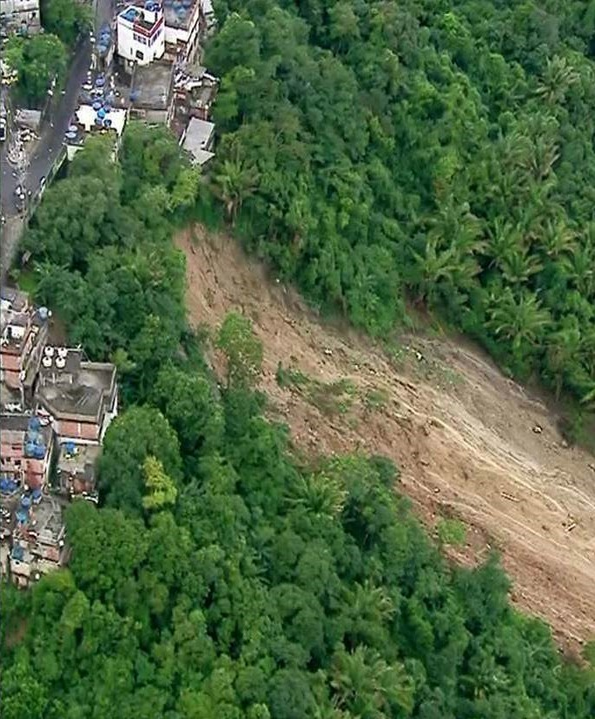
#> input picture img-proc-amanda/teste2-Depois.png, 595 x 719 px
$ python SepararBandas_BarragemDepois.py
#> lines starting #> are read from the running program, lines starting #| are printed output that depends on the picture
# -*- coding: utf-8 -*-
"""
Created on Wed Sep 16 10:50:47 2020

@author: Amanda
"""

import numpy as np
import cv2

img = cv2.imread('teste2-Depois.png')
#> img is the input picture: shape (719, 595, 3); mean B, G, R 68, 103.4, 80.6
# cv2.imwrite("BarragemDepois.png", img)

canalAzul, canalVerde, canalVermelho = cv2.split(img)
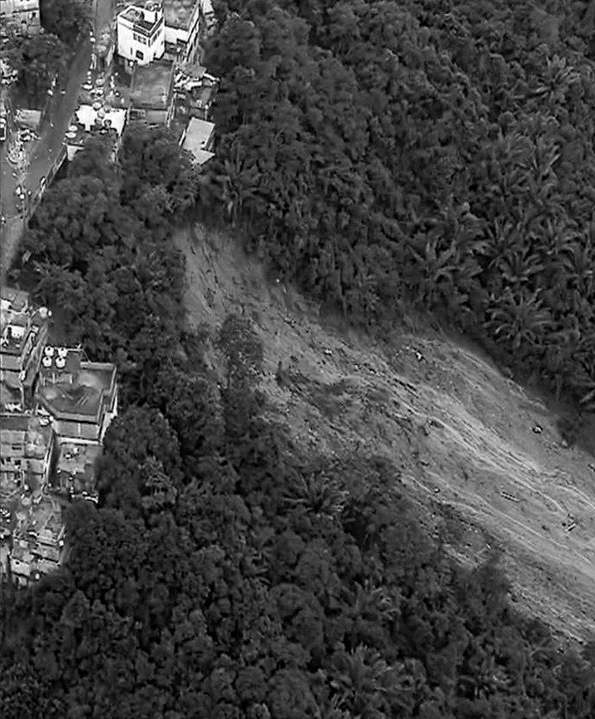
#> canalAzul: shape (719, 595); min 0, max 255, mean 68
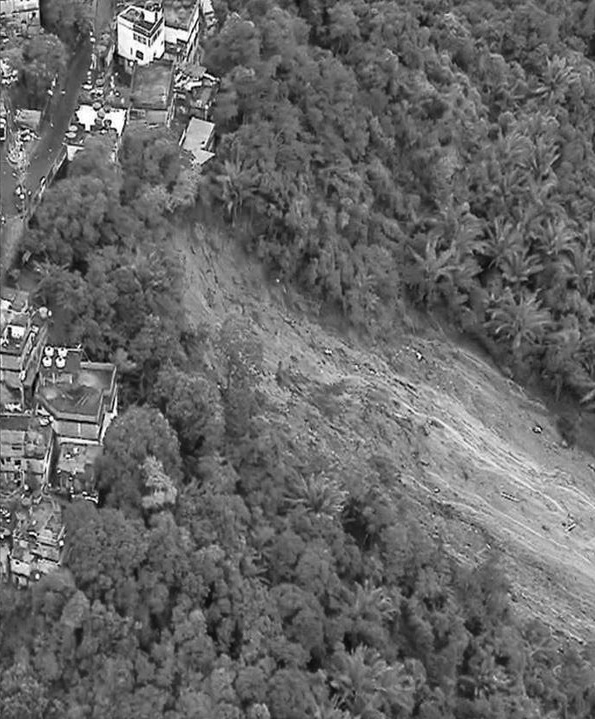
#> canalVerde: shape (719, 595); min 0, max 255, mean 103.4
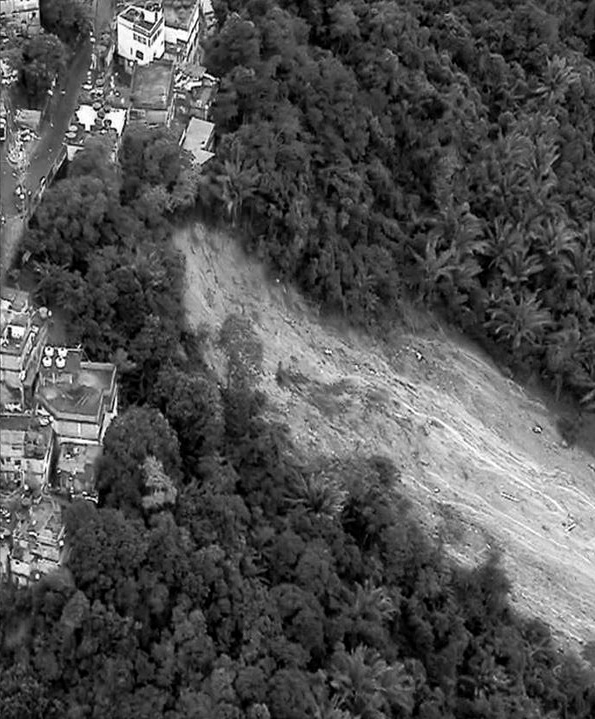
#> canalVermelho: shape (719, 595); min 0, max 255, mean 80.6

zeros = np.zeros(img.shape[:2], dtype = "uint8")

#-----------------------------------------------------------------------------

Banda_R = cv2.merge([zeros, zeros,canalVermelho])
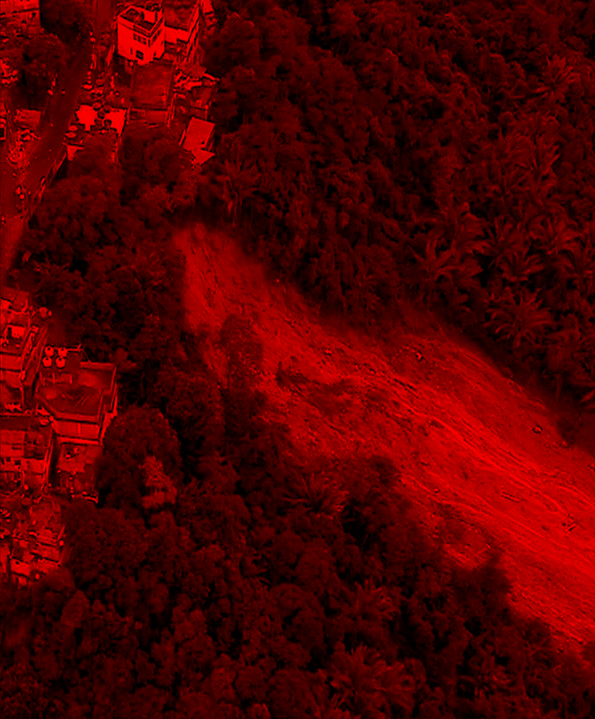
#> Banda_R: shape (719, 595, 3); mean of channels 0, 1, 2 0, 0, 80.6; drawn as B, G, R

cv2.imshow("Vermelho", Banda_R)

cv2.imwrite("Banda_R1_Depois.png", Banda_R)

#-----------------------------------------------------------------------------

Banda_G = cv2.merge([zeros, canalVerde, zeros])
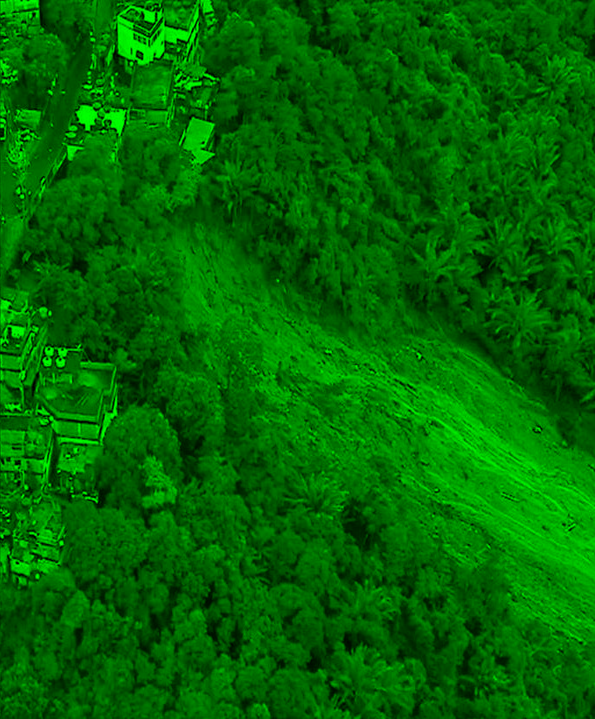
#> Banda_G: shape (719, 595, 3); mean of channels 0, 1, 2 0, 103.4, 0; drawn as B, G, R

cv2.imshow("Verde", Banda_G)

cv2.imwrite("Banda_G1_Depois.png", Banda_G)

#-----------------------------------------------------------------------------

Banda_B = cv2.merge([canalAzul, zeros, zeros])
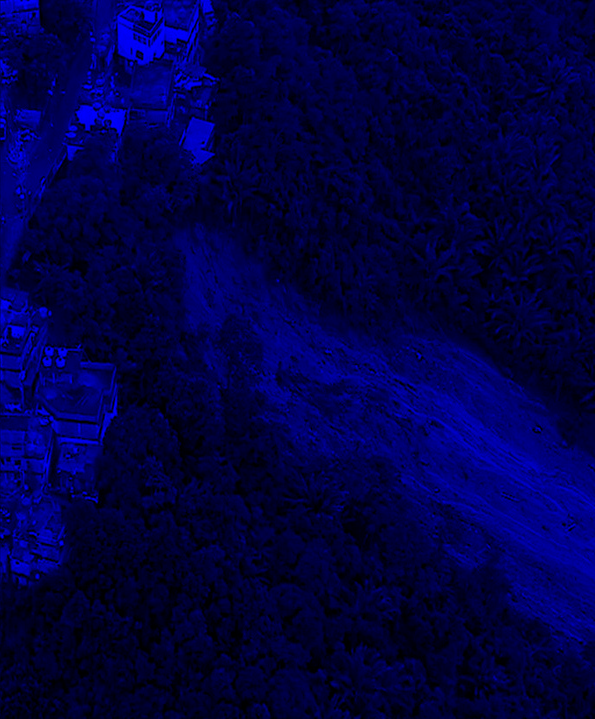
#> Banda_B: shape (719, 595, 3); mean of channels 0, 1, 2 68, 0, 0; drawn as B, G, R

cv2.imshow("Azul", Banda_B)

cv2.imwrite("Banda_B1_Depois.png", Banda_B)

#-----------------------------------------------------------------------------

cv2.imshow('Original', img)


cv2.waitKey(0)
cv2.destroyAllWindows()
